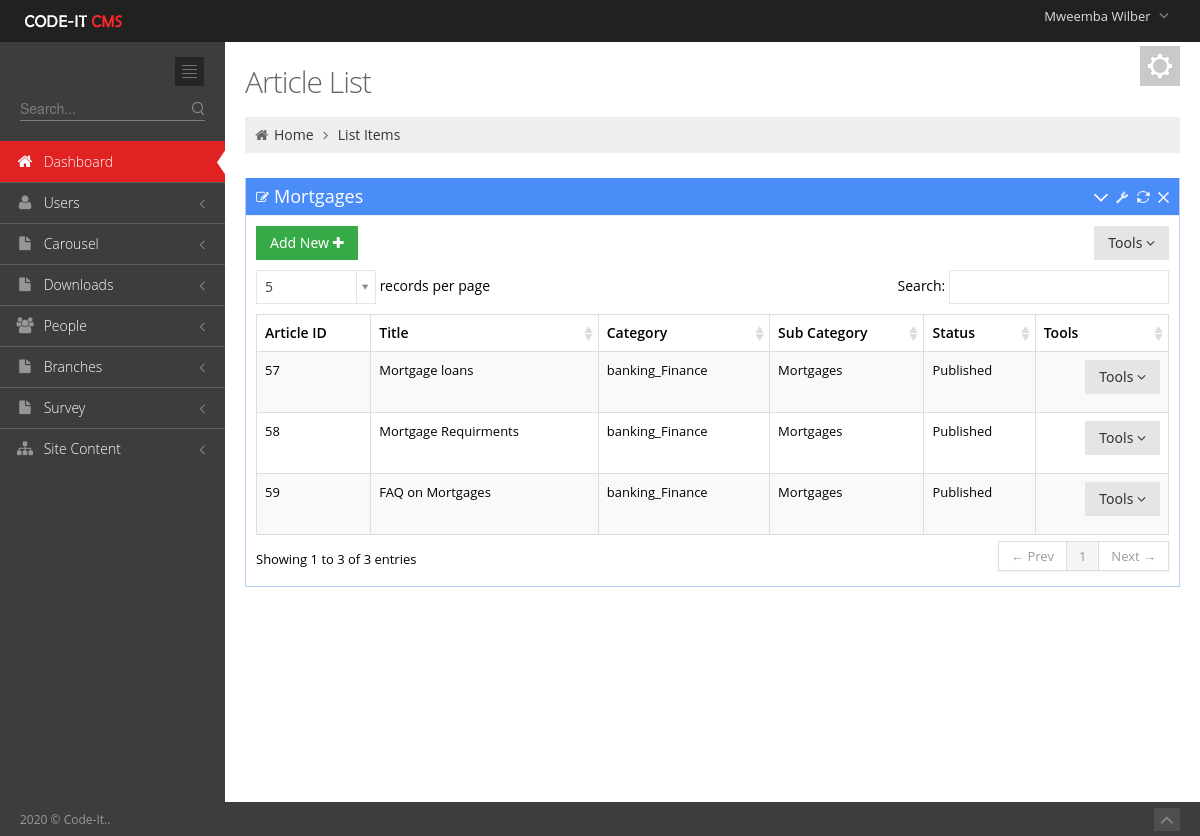
Page /Admin/ArticleListMortgage.php (signed in) on the earlier database version.
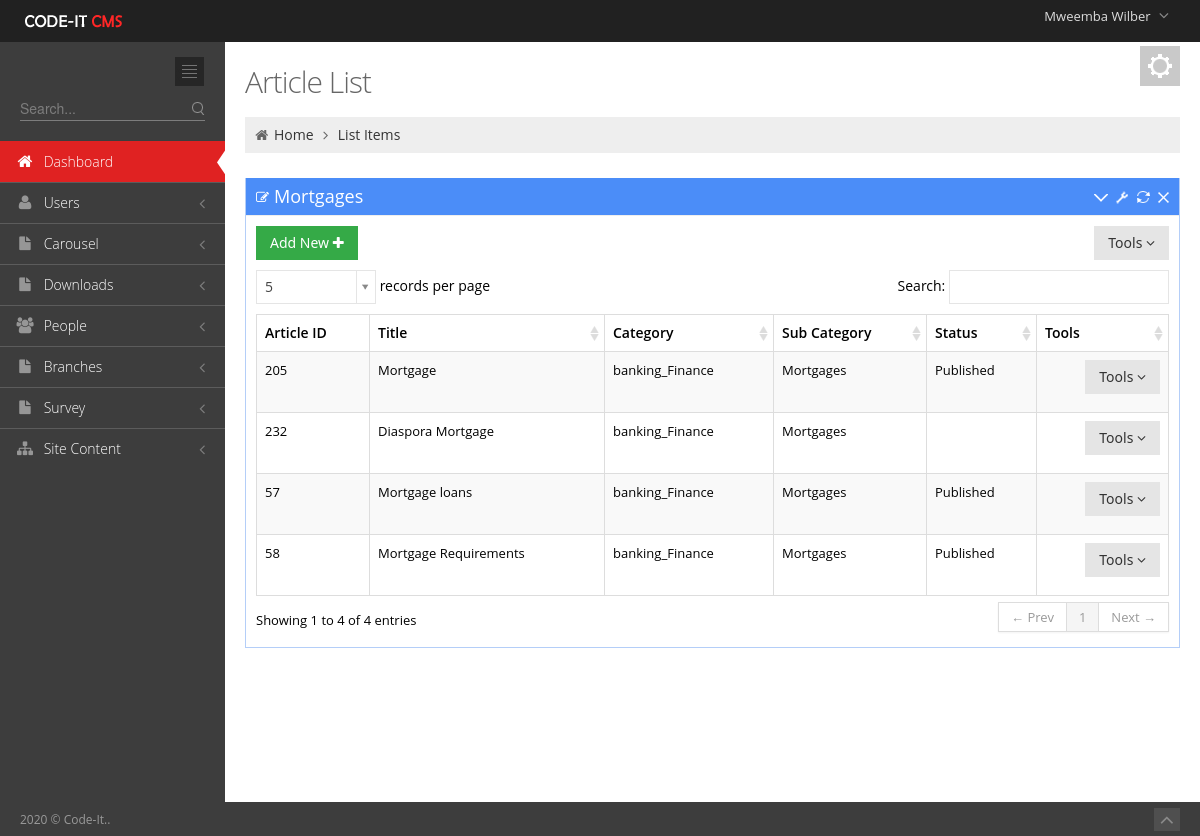
Same page on the later database version.
### tables this page shows
CREATE TABLE `articles` (
  `article_id` int(11) NOT NULL,
  `At_Title` text NOT NULL,
  `At_content` longtext NOT NULL,
  `At_image` text NOT NULL,
  `At_sub_cat` int(11) NOT NULL,
  `At_category` int(11) NOT NULL,
  `At_status` text NOT NULL,
  `Document` text NOT NULL,
  `ytube` text NOT NULL
);

CREATE TABLE `at_categories` (
  `ID` int(11) NOT NULL,
  `Name` text NOT NULL
);

CREATE TABLE `sub_category` (
  `Sub_id` int(11) NOT NULL,
  `Sub_name` text NOT NULL,
  `Category_id` int(11) NOT NULL
);

### Admin/ArticleListMortgage.php (the view, shortened to what this page needs)
<?php include '../includes/sessions.php';?><!DOCTYPE html>
 <html lang="en">
<head>
	<link href="media/css/bootstrap.min.css" rel="stylesheet" type="text/css"/>
	<link href="media/css/bootstrap-responsive.min.css" rel="stylesheet" type="text/css"/>
	<link href="media/css/font-awesome.min.css" rel="stylesheet" type="text/css"/>
	<link href="media/css/style-metro.css" rel="stylesheet" type="text/css"/>
	<link href="media/css/style.css" rel="stylesheet" type="text/css"/>
	<link href="media/css/style-responsive.css" rel="stylesheet" type="text/css"/>
	<link href="media/css/default.css" rel="stylesheet" type="text/css" id="style_color"/>
	<link href="media/css/uniform.default.css" rel="stylesheet" type="text/css"/>
	<link rel="stylesheet" type="text/css" href="media/css/select2_metro.css" />
	<link rel="stylesheet" href="media/css/DT_bootstrap.css" />
</head>
<?php
include 'includes/header.php';
include 'includes/sidebar.php';
?>
		<div class="page-content">
			<div class="container-fluid">
				<div class="row-fluid">
					<div class="span12">
						<div class="color-panel hidden-phone">
							<div class="color-mode-icons icon-color"></div>
						</div>
						<h3 class="page-title">
							Article List
						</h3>
						<ul class="breadcrumb">
							<li>
								<i class="icon-home"></i>
								<a href="index.html">Home</a>
								<i class="icon-angle-right"></i>
							</li>
							<li><a href="#">List Items</a></li>
						</ul>
					</div>
				</div>
				<div class="row-fluid">
					<div class="span12">
						<div class="portlet box blue">
							<div class="portlet-title">
								<div class="caption"><i class="icon-edit"></i>Mortgages</div>
								<div class="tools">
									<a href="javascript:;" class="collapse"></a>
									<a href="#portlet-config" data-toggle="modal" class="config"></a>
									<a href="javascript:;" class="reload"></a>
									<a href="javascript:;" class="remove"></a>
								</div>
							</div>
							<div class="portlet-body">
								<div class="clearfix">
									<div class="btn-group">
										<a href="NewArticles.php"><button " class="btn green">
										Add New <i class="icon-plus"></i>
										</button></a>
									</div>
									<div class="btn-group pull-right">
										<button class="btn dropdown-toggle" data-toggle="dropdown">Tools <i class="icon-angle-down"></i>
										</button>
									</div>
								</div>
								<table class="table table-striped table-hover table-bordered" id="sample_editable_1">
									<thead>
										<tr>
											<th>Article ID</th>
											<th>Title</th>
											<th>Category</th>
											<th>Sub Category</th>
											<th>Status</th>
											<th>Tools</th>
										</tr>
									</thead>
									<tbody>
                                <?php
 $propertySQL="SELECT * FROM `articles`
 INNER JOIN `at_categories` ON `articles`.`At_category`=`at_categories`.`ID` INNER JOIN `sub_category` ON `sub_category`.`Sub_id`=`articles`.`At_sub_cat`  WHERE `At_sub_cat`='24' ";
											$results=mysqli_query($conn,$propertySQL);
											while($row5=mysqli_fetch_array($results)){
            ?>
										<tr class="">
                                             <td><?php  echo $row5['article_id']; ?></td>
											<td><?php  echo $row5['At_Title']; ?></td>
											<td><?php  echo $row5['Name']; ?></td>
											<td><?php  echo $row5['Sub_name']; ?></td>
											<td><?php  echo $row5['At_status']; ?></td>
											<td><div class="btn-group pull-right">
										<button class="btn dropdown-toggle" data-toggle="dropdown">Tools <i class="icon-angle-down"></i>
										</button>
									</div></td>
										</tr>
									<?php } 		 ?>
									</tbody>
								</table>
							</div>
						</div>
					</div>
				</div>
			</div>
		</div>
	</div>
	<div class="footer">
		<div class="footer-inner">
			2020 &copy; Code-It..
		</div>
		<div class="footer-tools">
			<span class="go-top">
			<i class="icon-angle-up"></i>
			</span>
		</div>
	</div>
</body>
</html>

Differences in the rows shown:
removed articles: article_id "59", At_Title "FAQ on Mortgages", at_categories.Name "banking_Finance", sub_category.Sub_name "Mortgages", At_status "Published"
changed articles id 58: At_Title "Mortgage Requirments" → "Mortgage Requirements"
added articles: article_id "205", At_Title "Mortgage", at_categories.Name "banking_Finance", sub_category.Sub_name "Mortgages", At_status "Published"
added articles: article_id "232", At_Title "Diaspora Mortgage", at_categories.Name "banking_Finance", sub_category.Sub_name "Mortgages"
Other differences:
text written by a page script: "5 records per page Search: Showing 1 to 3 of 3 entries ← Prev 1 Next →" → "5 records per page Search: Showing 1 to 4 of 4 entries ← Prev 1 Next →"
